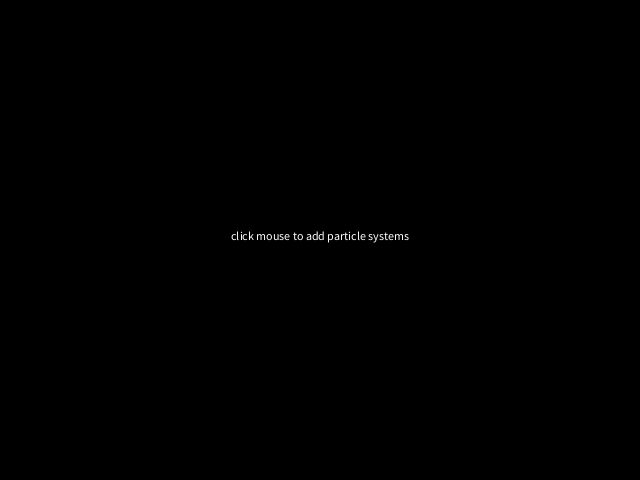
Frame 1 (no input)
Frame 60 (the mouse pressed at the canvas centre just before this capture): identical to frame 1, image omitted
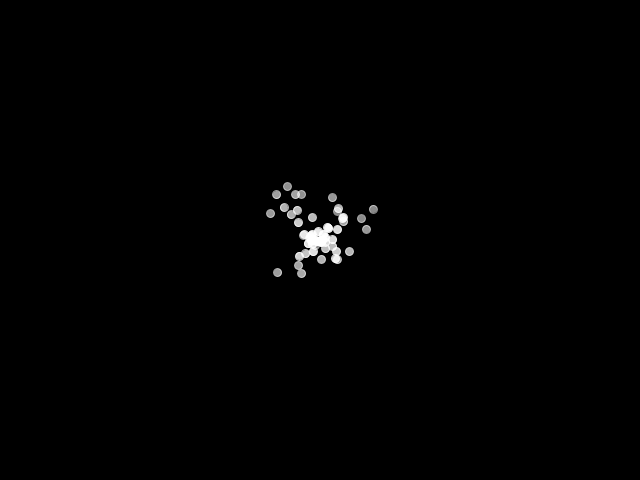
Frame 120 (the mouse held since frame 60 and released just before this capture)

The Processing sketch that drew these frames (run headless with seeded random() and noise(); from frame 60 on, the mouse is pressed at the canvas centre):

// Processing sketch: spawning
// ── spawning.pde
//update + display = run
ArrayList<ParticleSystem> systems;

void setup() {
  size(640, 480);
  systems = new ArrayList<ParticleSystem>();
}

void draw() {
  background(0);
  for (ParticleSystem ps : systems) {
    ps.run();
    ps.addParticle();
  }
  if (systems.isEmpty()) {
    fill(255);
    textAlign(CENTER);
    text("click mouse to add particle systems", width/2, height/2);
  }
}

void mousePressed() {
  systems.add(new ParticleSystem(1, new PVector(mouseX, mouseY)));
}

// ── Particle.pde
// A simple Particle class

class Particle {
  PVector position;
  PVector velocity;
  PVector acceleration;
  PVector origin_pos;
  float lifespan;

  Particle(PVector l) {
    //  acceleration = new PVector(0, 0.05);
    velocity = new PVector(random(-1, 1), random(-1, 1));
    origin_pos = l.copy();
    position = l.copy();
    lifespan = 255.0;
  }

  void run() {
    update();
    display();
  }

  void update() {   // Method to update position
    //    velocity.add(acceleration);
    //if (position.dist(origin_pos)>30) {  //거리제한
    //  velocity.mult(-1);
    //}
    position.add(velocity);
    lifespan -= 2.0;
  }

  void display() {   // Method to display
    stroke(255, lifespan);
    fill(255, lifespan);
    ellipse(position.x, position.y, 8, 8);
  }

  boolean isDead() {    // Is the particle still useful?
    return (lifespan < 0.0);
  }
}

// ── ParticleSystem.pde
// An ArrayList is used to manage the list of Particles

class ParticleSystem {

  ArrayList<Particle> particles;    // An arraylist for all the particles
  PVector origin;                   // An origin point for where particles are birthed

  ParticleSystem(int num, PVector v) {
    particles = new ArrayList<Particle>();   // Initialize the arraylist
    origin = v.copy();                        // Store the origin point
    for (int i = 0; i < num; i++) {
      particles.add(new Particle(origin));    // Add "num" amount of particles to the arraylist
    }
  }


  void run() {
    // Cycle through the ArrayList backwards, because we are deleting while iterating
    for (int i = particles.size()-1; i >= 0; i--) {
      Particle p = particles.get(i);
      p.run();
      if (p.isDead()) {
        particles.remove(i);
      }
    }
  }

  void addParticle() {
    Particle p;
    // Add either a Particle or CrazyParticle to the system
   
      p = new Particle(origin);
    

    particles.add(p);
  }

  void addParticle(Particle p) {
    particles.add(p);
  }

  // A method to test if the particle system still has particles
  boolean dead() {
    return particles.isEmpty();
  }
}
